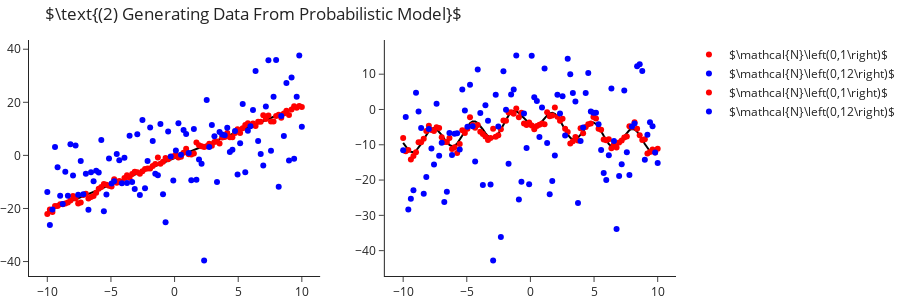

The cell this chart's notebook holds for it:
### Markdown cell above
Next, we want to define a probabilistic model based on the models seen before. Let us assume that the sample noise has a Gaussian distribution, centered around zero with some variance. So:

$$ Y^{\left(1\right)} = 2X - 1 + \varepsilon, \quad\quad Y^{\left(2\right)} = 3sin\left(2X - 2\right) - 3 \sqrt{|X|} + \varepsilon $$

where $\varepsilon\sim\mathcal{N}\left(0,\sigma^2\right)$ for some values of $\sigma^2$. We will further assume that the noise of different samples is independent of the other samples. So we could write it as $\varepsilon_1,\ldots,\varepsilon_m\overset{iid}{\sim}\mathcal{N}\left(0,\sigma^2\right)$ or in vector notations $\varepsilon\sim\mathcal{N}\left(0,\sigma^2 I_m\right)$, where $\mathcal{N}$ now refers to a $m$ dimensional multivariate normal distribution.

### Code cell
Y1_noisy   = Y1 + np.random.normal(0, 1, size=m)
Y1_noisier = Y1 + np.random.normal(0, 12, size=m)

Y2_noisy   = Y2 + np.random.normal(0, 1, size=m)
Y2_noisier = Y2 + np.random.normal(0, 12, size=m)


make_subplots(rows=1, cols=2)\
    .add_traces([go.Scatter(x=X, y=Y1, mode='lines', marker=dict(color="black"), showlegend=False),
                 go.Scatter(x=X, y=Y2, mode='lines', marker=dict(color="black"), showlegend=False)], 
                rows=[1,1], cols=[1,2])\
    .add_traces([go.Scatter(x=X, y=Y1_noisy,   mode='markers', marker=dict(color="red"),  name="$\\mathcal{N}\\left(0,1\\right)$"),
                 go.Scatter(x=X, y=Y1_noisier, mode='markers', marker=dict(color="blue"), name="$\\mathcal{N}\\left(0,12\\right)$"),
                 go.Scatter(x=X, y=Y2_noisy,   mode='markers', marker=dict(color="red"), name="$\\mathcal{N}\\left(0,1\\right)$"),
                 go.Scatter(x=X, y=Y2_noisier, mode='markers', marker=dict(color="blue"), name="$\\mathcal{N}\\left(0,12\\right)$")], 
    rows=1, cols=[1,1,2,2])\
    .update_layout(title_text=r"$\text{(2) Generating Data From Probabilistic Model}$", height=300)\
    .show()
